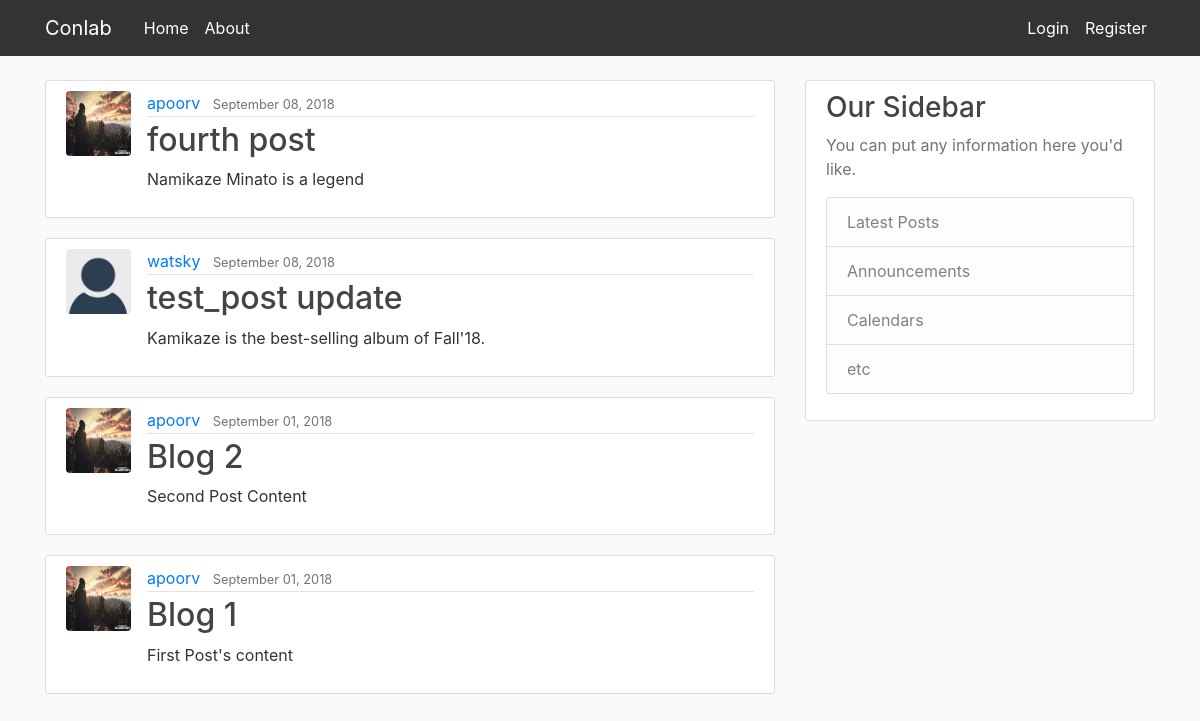
The app's page /, older data.
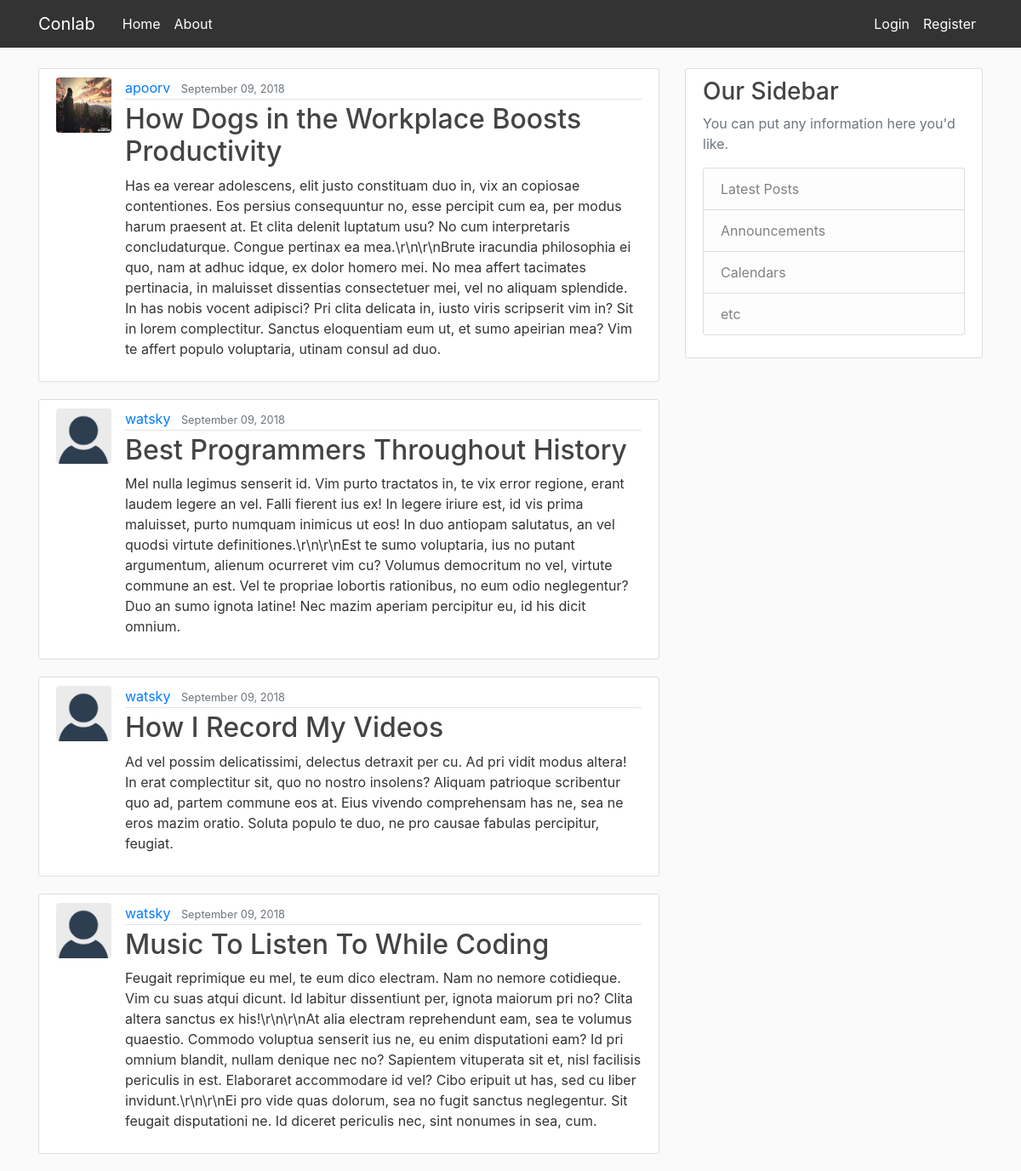
The same page, newer data.
### blog/models.py (models this page shows, shortened)
class Post(models.Model):
    title = models.CharField(max_length=120)
    content = models.TextField()
    date_posted = models.DateTimeField(default=timezone.now)
    author = models.ForeignKey(User, on_delete=models.CASCADE)

### users/models.py (models this page shows, shortened)
class Profile(models.Model):
    user = models.OneToOneField(User, on_delete=models.CASCADE)
    image = models.ImageField(default='default.jpg', upload_to='profile_pics')

### blog/views.py (the view)
# urls.py: path('', PostListView.as_view(), name='blog-home'),
class PostListView(ListView):
    model = Post
    template_name = 'blog/home.html'
    context_object_name = 'post1'
    ordering = ['-date_posted']
    paginate_by = 4

### blog/templates/blog/home.html
{% extends "blog/base.html" %}
{% block content %}
    {% for post in post1 %}
        <article class="media content-section">
          <img class="rounded circle article-img" src="{{ post.author.profile.image.url }}">
          <div class="media-body">
            <div class="article-metadata">
              <a class="mr-2" href="#">{{ post.author }}</a>
              <small class="text-muted">{{ post.date_posted|date:"F d, Y" }}</small>
            </div>
            <h2><a class="article-title" href="{% url 'post-detail' post.id %}">{{ post.title }}</a></h2>
            <p class="article-content">{{ post.content }}</p>
          </div>
        </article>
    {% endfor %}
{% endblock %}

Row changes from the older to the newer data that the page shows:
no longer on this page (row unchanged): Post: author.profile.image (picture), author "apoorv", date_posted "September 08, 2018", title "fourth post", content "Namikaze Minato is a legend"
no longer on this page (row unchanged): Post: author.profile.image (placeholder picture), author "watsky", date_posted "September 08, 2018", title "test_post update", content "Kamikaze is the best-selling album of Fall'18."
no longer on this page (row unchanged): Post: author.profile.image (picture), author "apoorv", date_posted "September 01, 2018", title "Blog 2", content "Second Post Content"
no longer on this page (row unchanged): Post: author.profile.image (picture), author "apoorv", date_posted "September 01, 2018", title "Blog 1", content "First Post's content"
added Post: author.profile.image (picture), author "apoorv", date_posted "September 09, 2018", title "How Dogs in the Workplace Boosts Productivity", content "Has ea verear adolescens, elit justo constituam duo in, vix an copiosae contentiones. Eos persius consequuntur no, esse percipit cum ea, per modus harum praesent at. Et clita delenit luptatum usu? No cum interpretaris concludaturque. Congue pertinax ea mea.\\r\\n\\r\\nBrute iracundia philosophia ei quo, nam at adhuc idque, ex dolor homero mei. No mea affert tacimates pertinacia, in maluisset dissentias consectetuer mei, vel no aliquam splendide. In has nobis vocent adipisci? Pri clita delicata in, iusto viris scripserit vim in? Sit in lorem complectitur. Sanctus eloquentiam eum ut, et sumo apeirian mea? Vim te affert populo voluptaria, utinam consul ad duo."
added Post: author.profile.image (placeholder picture), author "watsky", date_posted "September 09, 2018", title "Best Programmers Throughout History", content "Mel nulla legimus senserit id. Vim purto tractatos in, te vix error regione, erant laudem legere an vel. Falli fierent ius ex! In legere iriure est, id vis prima maluisset, purto numquam inimicus ut eos! In duo antiopam salutatus, an vel quodsi virtute definitiones.\\r\\n\\r\\nEst te sumo voluptaria, ius no putant argumentum, alienum ocurreret vim cu? Volumus democritum no vel, virtute commune an est. Vel te propriae lobortis rationibus, no eum odio neglegentur? Duo an sumo ignota latine! Nec mazim aperiam percipitur eu, id his dicit omnium."
added Post: author.profile.image (placeholder picture), author "watsky", date_posted "September 09, 2018", title "How I Record My Videos", content "Ad vel possim delicatissimi, delectus detraxit per cu. Ad pri vidit modus altera! In erat complectitur sit, quo no nostro insolens? Aliquam patrioque scribentur quo ad, partem commune eos at. Eius vivendo comprehensam has ne, sea ne eros mazim oratio. Soluta populo te duo, ne pro causae fabulas percipitur, feugiat."
added Post: author.profile.image (placeholder picture), author "watsky", date_posted "September 09, 2018", title "Music To Listen To While Coding", content "Feugait reprimique eu mel, te eum dico electram. Nam no nemore cotidieque. Vim cu suas atqui dicunt. Id labitur dissentiunt per, ignota maiorum pri no? Clita altera sanctus ex his!\\r\\n\\r\\nAt alia electram reprehendunt eam, sea te volumus quaestio. Commodo voluptua senserit ius ne, eu enim disputationi eam? Id pri omnium blandit, nullam denique nec no? Sapientem vituperata sit et, nisl facilisis periculis in est. Elaboraret accommodare id vel? Cibo eripuit ut has, sed cu liber invidunt.\\r\\n\\r\\nEi pro vide quas dolorum, sea no fugit sanctus neglegentur. Sit feugait disputationi ne. Id diceret periculis nec, sint nonumes in sea, cum."
